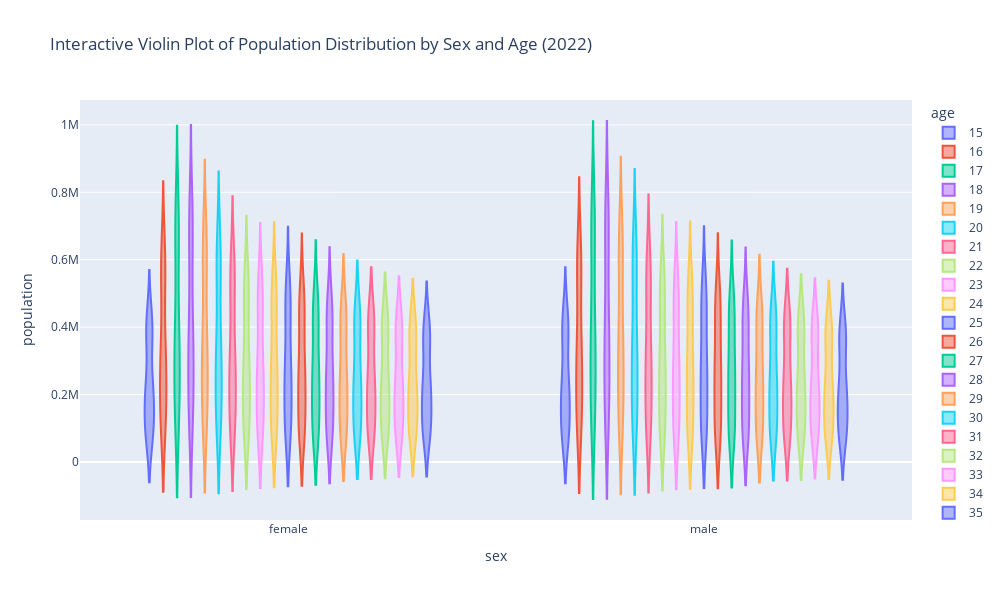

Here is the notebook cell this chart was saved with:
### Code cell
# Create an interactive violin plot using Plotly
fig = px.violin(filtered_datap, x='sex', y='population', color='age',
                title='Interactive Violin Plot of Population Distribution by Sex and Age (2022)')

# Update the layout to adjust the size of the plot
fig.update_layout(width=1000, height=600)

# Show the plot
fig.show()

### Figure 1 — Plotly figure (JSON) as saved in the notebook; plotly's stock layout.template omitted (floating-point values rounded to 4 significant figures)
{"data": [{"alignmentgroup": "True", "box": {"visible": false}, "hovertemplate": "age=15<br>sex=%{x}<br>population=%{y}<extra></extra>", "legendgroup": "15", "marker": {"color": "#636efa"}, "name": "15", "offsetgroup": "15", "orientation": "v", "scalegroup": "True", "showlegend": true, "type": "violin", "x": ["female", "male", "female", "male", "female", "male", "female", "male", "female", "male", "female", "male", "female", "male", "female", "male", "female", "male", "female", "male", "female", "male", "female", "male", "female", "male", "female", "male", "female", "male", "female", "male", "female", "male", "female", "male", "female", "male", "female", "male", "female", "male"], "x0": " ", "xaxis": "x", "y": [192700.0, 201800.0, 195600.0, 204700.0, 198400.0, 207600.0, 203600.0, 213100.0, 208700.0, 218500.0, 213900.0, 223900.0, 219000.0, 229300.0, 367900.0, 371700.0, 376700.0, 380800.0, 385500.0, 389900.0, 394700.0, 399500.0, 404000.0, 409000.0, 413200.0, 418600.0, 422400.0, 428100.0, 87010.0, 86290.0, 89360.0, 88510.0, 91710.0, 90732, 94300.0, 93390.0, 96890.0, 96040.0, 99490.0, 98700.0, 102100.0, 101400.0], "y0": " ", "yaxis": "y"}, {"alignmentgroup": "True", "box": {"visible": false}, "hovertemplate": "age=16<br>sex=%{x}<br>population=%{y}<extra></extra>", "legendgroup": "16", "marker": {"color": "#EF553B"}, "name": "16", "offsetgroup": "16", "orientation": "v", "scalegroup": "True", "showlegend": true, "type": "violin", "x": ["female", "male", "female", "male", "female", "male", "female", "male", "female", "male", "female", "male", "female", "male", "female", "male", "female", "male", "female", "male", "female", "male", "female", "male", "female", "male", "female", "male", "female", "male", "female", "male", "female", "male", "female", "male", "female", "male", "female", "male", "female", "male"], "x0": " ", "xaxis": "x", "y": [281700.0, 294900.0, 285800.0, 299100.0, 290000.0, 303400.0, 297600.0, 311400.0, 305200.0, 319400.0, 312800.0, 327500.0, 320400.0, 335500.0, 538000.0, 543600.0, 550700.0, 556800.0, 563400.0, 569900.0, 577000.0, 584000.0, 590600.0, 598000.0, 604200.0, 612000.0, 617800.0, 626100.0, 127300.0, 126300.0, 130700.0, 129400.0, 134000.0, 132500.0, 137800.0, 136400.0, 141600.0, 140300.0, 145400.0, 144200.0, 149200.0, 148100.0], "y0": " ", "yaxis": "y"}, {"alignmentgroup": "True", "box": {"visible": false}, "hovertemplate": "age=17<br>sex=%{x}<br>population=%{y}<extra></extra>", "legendgroup": "17", "marker": {"color": "#00cc96"}, "name": "17", "offsetgroup": "17", "orientation": "v", "scalegroup": "True", "showlegend": true, "type": "violin", "x": ["female", "male", "female", "male", "female", "male", "female", "male", "female", "male", "female", "male", "female", "male", "female", "male", "female", "male", "female", "male", "female", "male", "female", "male", "female", "male", "female", "male", "female", "male", "female", "male", "female", "male", "female", "male", "female", "male", "female", "male", "female", "male"], "x0": " ", "xaxis": "x", "y": [339100.0, 354500.0, 344100.0, 359700.0, 349200.0, 364852, 358100.0, 374200.0, 367000.0, 383600.0, 375900.0, 393000.0, 384900.0, 402300.0, 644600.0, 651100.0, 659900.0, 666900.0, 675200.0, 682800.0, 691400.0, 699400.0, 707600.0, 716100.0, 723800.0, 732800.0, 739900.0, 749400.0, 152900.0, 151500.0, 156900.0, 155300.0, 161000.0, 159200.0, 165600.0, 163800.0, 170100.0, 168500.0, 174700.0, 173200.0, 179300.0, 177900.0], "y0": " ", "yaxis": "y"}, {"alignmentgroup": "True", "box": {"visible": false}, "hovertemplate": "age=18<br>sex=%{x}<br>population=%{y}<extra></extra>", "legendgroup": "18", "marker": {"color": "#ab63fa"}, "name": "18", "offsetgroup": "18", "orientation": "v", "scalegroup": "True", "showlegend": true, "type": "violin", "x": ["female", "male", "female", "male", "female", "male", "female", "male", "female", "male", "female", "male", "female", "male", "female", "male", "female", "male", "female", "male", "female", "male", "female", "male", "female", "male", "female", "male", "female", "male", "female", "male", "female", "male", "female", "male", "female", "male", "female", "male", "female", "male"], "x0": " ", "xaxis": "x", "y": [344300.0, 359200.0, 349600.0, 364500.0, 354800.0, 369700.0, 363300.0, 378400.0, 371700.0, 387100.0, 380200.0, 395900.0, 388700.0, 404600.0, 646600.0, 652600.0, 662600.0, 669000.0, 678500.0, 685300.0, 694400.0, 701600.0, 710200.0, 717800.0, 726000.0, 734100.0, 741800.0, 750300.0, 154100.0, 152300.0, 158400.0, 156600.0, 162800.0, 160900.0, 167400.0, 165600.0, 172100.0, 170200.0, 176800.0, 174900.0, 181400.0, 179600.0], "y0": " ", "yaxis": "y"}, {"alignmentgroup": "True", "box": {"visible": false}, "hovertemplate": "age=19<br>sex=%{x}<br>population=%{y}<extra></extra>", "legendgroup": "19", "marker": {"color": "#FFA15A"}, "name": "19", "offsetgroup": "19", "orientation": "v", "scalegroup": "True", "showlegend": true, "type": "violin", "x": ["female", "male", "female", "male", "female", "male", "female", "male", "female", "male", "female", "male", "female", "male", "female", "male", "female", "male", "female", "male", "female", "male", "female", "male", "female", "male", "female", "male", "female", "male", "female", "male", "female", "male", "female", "male", "female", "male", "female", "male", "female", "male"], "x0": " ", "xaxis": "x", "y": [315700.0, 328000.0, 320700.0, 332900.0, 325700.0, 337800.0, 332600.0, 344600.0, 339400.0, 351400.0, 346300.0, 358200.0, 353200.0, 365000.0, 581000.0, 585600.0, 596100.0, 601000.0, 611300.0, 616300.0, 624900.0, 630200.0, 638600.0, 644100.0, 652200.0, 658000.0, 665800.0, 671900.0, 139600.0, 137400.0, 143900.0, 141900.0, 148100.0, 146300.0, 152400.0, 150500.0, 156800.0, 154800.0, 161100.0, 159000.0, 165400.0, 163200.0], "y0": " ", "yaxis": "y"}, {"alignmentgroup": "True", "box": {"visible": false}, "hovertemplate": "age=20<br>sex=%{x}<br>population=%{y}<extra></extra>", "legendgroup": "20", "marker": {"color": "#19d3f3"}, "name": "20", "offsetgroup": "20", "orientation": "v", "scalegroup": "True", "showlegend": true, "type": "violin", "x": ["female", "male", "female", "male", "female", "male", "female", "male", "female", "male", "female", "male", "female", "male", "female", "male", "female", "male", "female", "male", "female", "male", "female", "male", "female", "male", "female", "male", "female", "male", "female", "male", "female", "male", "female", "male", "female", "male", "female", "male", "female", "male"], "x0": " ", "xaxis": "x", "y": [298800.0, 312000.0, 304100.0, 317500.0, 309500.0, 322900.0, 315400.0, 328900.0, 321400.0, 335000.0, 327400.0, 341000.0, 333400.0, 347100.0, 549300.0, 552500.0, 566200.0, 569600.0, 583200.0, 586700.0, 597300.0, 601308, 611300.0, 615900.0, 625424, 630500.0, 639500.0, 645000.0, 129500.0, 127000.0, 133800.0, 131800.0, 138000.0, 136600.0, 142100.0, 140400.0, 146100.0, 144300.0, 150100.0, 148100.0, 154100.0, 152000.0], "y0": " ", "yaxis": "y"}, {"alignmentgroup": "True", "box": {"visible": false}, "hovertemplate": "age=21<br>sex=%{x}<br>population=%{y}<extra></extra>", "legendgroup": "21", "marker": {"color": "#FF6692"}, "name": "21", "offsetgroup": "21", "orientation": "v", "scalegroup": "True", "showlegend": true, "type": "violin", "x": ["female", "male", "female", "male", "female", "male", "female", "male", "female", "male", "female", "male", "female", "male", "female", "male", "female", "male", "female", "male", "female", "male", "female", "male", "female", "male", "female", "male", "female", "male", "female", "male", "female", "male", "female", "male", "female", "male", "female", "male", "female", "male"], "x0": " ", "xaxis": "x", "y": [275400.0, 287400.0, 280700.0, 292900.0, 286100.0, 298400.0, 290700.0, 303000.0, 295400.0, 307600.0, 300000.0, 312200.0, 304700.0, 316900.0, 498700.0, 500600.0, 516300.0, 518200.0, 533900.0, 535800.0, 546800.0, 549100.0, 559600.0, 562500.0, 572400.0, 575800.0, 585300.0, 589200.0, 117100.0, 114100.0, 121400.0, 119300.0, 125700.0, 124600.0, 129300.0, 127900.0, 132900.0, 131200.0, 136500.0, 134500.0, 140100.0, 137800.0], "y0": " ", "yaxis": "y"}, {"alignmentgroup": "True", "box": {"visible": false}, "hovertemplate": "age=22<br>sex=%{x}<br>population=%{y}<extra></extra>", "legendgroup": "22", "marker": {"color": "#B6E880"}, "name": "22", "offsetgroup": "22", "orientation": "v", "scalegroup": "True", "showlegend": true, "type": "violin", "x": ["female", "male", "female", "male", "female", "male", "female", "male", "female", "male", "female", "male", "female", "male", "female", "male", "female", "male", "female", "male", "female", "male", "female", "male", "female", "male", "female", "male", "female", "male", "female", "male", "female", "male", "female", "male", "female", "male", "female", "male", "female", "male"], "x0": " ", "xaxis": "x", "y": [257000.0, 267700.0, 262200.0, 273200.0, 267472, 278700.0, 271300.0, 282500.0, 275100.0, 286200.0, 278900.0, 290000.0, 282700.0, 293700.0, 459000.0, 459700.0, 476000.0, 476600.0, 492900.0, 493500.0, 505300.0, 506300.0, 517600.0, 519100.0, 529900.0, 531900.0, 542300.0, 544700.0, 107600.0, 104400.0, 111500.0, 109300.0, 115500.0, 114200.0, 118800.0, 117200.0, 122200.0, 120300.0, 125500.0, 123300.0, 128800.0, 126400.0], "y0": " ", "yaxis": "y"}, {"alignmentgroup": "True", "box": {"visible": false}, "hovertemplate": "age=23<br>sex=%{x}<br>population=%{y}<extra></extra>", "legendgroup": "23", "marker": {"color": "#FF97FF"}, "name": "23", "offsetgroup": "23", "orientation": "v", "scalegroup": "True", "showlegend": true, "type": "violin", "x": ["female", "male", "female", "male", "female", "male", "female", "male", "female", "male", "female", "male", "female", "male", "female", "male", "female", "male", "female", "male", "female", "male", "female", "male", "female", "male", "female", "male", "female", "male", "female", "male", "female", "male", "female", "male", "female", "male", "female", "male", "female", "male"], "x0": " ", "xaxis": "x", "y": [251200.0, 260700.0, 256300.0, 266400.0, 261400.0, 272100.0, 265300.0, 275900.0, 269100.0, 279700.0, 273000.0, 283500.0, 276900.0, 287300.0, 445500.0, 445600.0, 460100.0, 460200.0, 474700.0, 474700.0, 487900.0, 488300.0, 501000.0, 501800.0, 514200.0, 515400.0, 527400.0, 528900.0, 104900.0, 101700.0, 107800.0, 105100.0, 110700.0, 108600.0, 114200.0, 111900.0, 117600.0, 115300.0, 121100.0, 118600.0, 124500.0, 121900.0], "y0": " ", "yaxis": "y"}, {"alignmentgroup": "True", "box": {"visible": false}, "hovertemplate": "age=24<br>sex=%{x}<br>population=%{y}<extra></extra>", "legendgroup": "24", "marker": {"color": "#FECB52"}, "name": "24", "offsetgroup": "24", "orientation": "v", "scalegroup": "True", "showlegend": true, "type": "violin", "x": ["female", "male", "female", "male", "female", "male", "female", "male", "female", "male", "female", "male", "female", "male", "female", "male", "female", "male", "female", "male", "female", "male", "female", "male", "female", "male", "female", "male", "female", "male", "female", "male", "female", "male", "female", "male", "female", "male", "female", "male", "female", "male"], "x0": " ", "xaxis": "x", "y": [253100.0, 261400.0, 258000.0, 267200.0, 262800.0, 273000.0, 267300.0, 277500.0, 271800.0, 282000.0, 276200.0, 286500.0, 280700.0, 291000.0, 448000.0, 447800.0, 459200.0, 459100.0, 470400.0, 470500.0, 485200.0, 485400.0, 499900.0, 500400.0, 514700.0, 515300.0, 529400.0, 530300.0, 106500.0, 103300.0, 108000.0, 104800.0, 109500.0, 106200.0, 113300.0, 110100.0, 117000.0, 113900.0, 120712, 117800.0, 124400.0, 121700.0], "y0": " ", "yaxis": "y"}, {"alignmentgroup": "True", "box": {"visible": false}, "hovertemplate": "age=25<br>sex=%{x}<br>population=%{y}<extra></extra>", "legendgroup": "25", "marker": {"color": "#636efa"}, "name": "25", "offsetgroup": "25", "orientation": "v", "scalegroup": "True", "showlegend": true, "type": "violin", "x": ["female", "male", "female", "male", "female", "male", "female", "male", "female", "male", "female", "male", "female", "male", "female", "male", "female", "male", "female", "male", "female", "male", "female", "male", "female", "male", "female", "male", "female", "male", "female", "male", "female", "male", "female", "male", "female", "male", "female", "male", "female", "male"], "x0": " ", "xaxis": "x", "y": [249900.0, 256600.0, 254500.0, 262600.0, 259100.0, 268500.0, 264000.0, 273500.0, 268900.0, 278500.0, 273800.0, 283500.0, 278600.0, 288500.0, 440500.0, 440000.0, 448400.0, 448100.0, 456300.0, 456200.0, 472300.0, 472300.0, 488400.0, 488300.0, 504400.0, 504400.0, 520400.0, 520500.0, 105700.0, 102600.0, 105900.0, 102000.0, 106000.0, 101400.0, 109900.0, 105800.0, 113900.0, 110200.0, 117800.0, 114600.0, 121700.0, 118900.0], "y0": " ", "yaxis": "y"}, {"alignmentgroup": "True", "box": {"visible": false}, "hovertemplate": "age=26<br>sex=%{x}<br>population=%{y}<extra></extra>", "legendgroup": "26", "marker": {"color": "#EF553B"}, "name": "26", "offsetgroup": "26", "orientation": "v", "scalegroup": "True", "showlegend": true, "type": "violin", "x": ["female", "male", "female", "male", "female", "male", "female", "male", "female", "male", "female", "male", "female", "male", "female", "male", "female", "male", "female", "male", "female", "male", "female", "male", "female", "male", "female", "male", "female", "male", "female", "male", "female", "male", "female", "male", "female", "male", "female", "male", "female", "male"], "x0": " ", "xaxis": "x", "y": [244100.0, 249200.0, 248400.0, 255100.0, 252700.0, 261100.0, 258000.0, 266600.0, 263300.0, 272100.0, 268600.0, 277500.0, 273900.0, 283000.0, 428000.0, 426900.0, 432200.0, 431500.0, 436400.0, 436100.0, 453900.0, 453400.0, 471400.0, 470800.0, 488900.0, 488100.0, 506400.0, 505500.0, 103600.0, 100400.0, 102300.0, 97690.0, 101000.0, 94950.0, 105200.0, 99970.0, 109500.0, 105000.0, 113700.0, 110000.0, 117900.0, 115000.0], "y0": " ", "yaxis": "y"}, {"alignmentgroup": "True", "box": {"visible": false}, "hovertemplate": "age=27<br>sex=%{x}<br>population=%{y}<extra></extra>", "legendgroup": "27", "marker": {"color": "#00cc96"}, "name": "27", "offsetgroup": "27", "orientation": "v", "scalegroup": "True", "showlegend": true, "type": "violin", "x": ["female", "male", "female", "male", "female", "male", "female", "male", "female", "male", "female", "male", "female", "male", "female", "male", "female", "male", "female", "male", "female", "male", "female", "male", "female", "male", "female", "male", "female", "male", "female", "male", "female", "male", "female", "male", "female", "male", "female", "male", "female", "male"], "x0": " ", "xaxis": "x", "y": [238700.0, 241700.0, 242700.0, 247700.0, 246800.0, 253700.0, 252300.0, 259600.0, 257700.0, 265400.0, 263200.0, 271200.0, 268700.0, 277000.0, 417500.0, 416000.0, 419600.0, 418500.0, 421700.0, 421000.0, 439200.0, 438200.0, 456700.0, 455500.0, 474200.0, 472700.0, 491600.0, 490000.0, 102300.0, 99070.0, 100200.0, 95340.0, 98170.0, 91600.0, 102200.0, 96470.0, 106200.0, 101300.0, 110100.0, 106200.0, 114100.0, 111100.0], "y0": " ", "yaxis": "y"}, {"alignmentgroup": "True", "box": {"visible": false}, "hovertemplate": "age=28<br>sex=%{x}<br>population=%{y}<extra></extra>", "legendgroup": "28", "marker": {"color": "#ab63fa"}, "name": "28", "offsetgroup": "28", "orientation": "v", "scalegroup": "True", "showlegend": true, "type": "violin", "x": ["female", "male", "female", "male", "female", "male", "female", "male", "female", "male", "female", "male", "female", "male", "female", "male", "female", "male", "female", "male", "female", "male", "female", "male", "female", "male", "female", "male", "female", "male", "female", "male", "female", "male", "female", "male", "female", "male", "female", "male", "female", "male"], "x0": " ", "xaxis": "x", "y": [234000.0, 234400.0, 237800.0, 240400.0, 241600.0, 246400.0, 246900.0, 252300.0, 252200.0, 258300.0, 257500.0, 264200.0, 262800.0, 270100.0, 410000.0, 407900.0, 412600.0, 410900.0, 415200.0, 413800.0, 430400.0, 428700.0, 445500.0, 443600.0, 460600.0, 458500.0, 475800.0, 473500.0, 102300.0, 98760.0, 100400.0, 95930.0, 98610.0, 93100.0, 101600.0, 96570.0, 104500.0, 100000.0, 107500.0, 103500.0, 110400.0, 107000.0], "y0": " ", "yaxis": "y"}, {"alignmentgroup": "True", "box": {"visible": false}, "hovertemplate": "age=29<br>sex=%{x}<br>population=%{y}<extra></extra>", "legendgroup": "29", "marker": {"color": "#FFA15A"}, "name": "29", "offsetgroup": "29", "orientation": "v", "scalegroup": "True", "showlegend": true, "type": "violin", "x": ["female", "male", "female", "male", "female", "male", "female", "male", "female", "male", "female", "male", "female", "male", "female", "male", "female", "male", "female", "male", "female", "male", "female", "male", "female", "male", "female", "male", "female", "male", "female", "male", "female", "male", "female", "male", "female", "male", "female", "male", "female", "male"], "x0": " ", "xaxis": "x", "y": [229700.0, 227200.0, 233300.0, 233200.0, 236900.0, 239200.0, 241800.0, 245000.0, 246700.0, 250900.0, 251600.0, 256700.0, 256500.0, 262600.0, 404400.0, 401700.0, 409100.0, 406600.0, 413800.0, 411500.0, 425300.0, 422800.0, 436700.0, 434100.0, 448200.0, 445400.0, 459600.0, 456800.0, 102900.0, 98980.0, 102000.0, 98250.0, 101100.0, 97520, 102600.0, 98880.0, 104000.0, 100200.0, 105500.0, 101600.0, 106900.0, 103000.0], "y0": " ", "yaxis": "y"}, {"alignmentgroup": "True", "box": {"visible": false}, "hovertemplate": "age=30<br>sex=%{x}<br>population=%{y}<extra></extra>", "legendgroup": "30", "marker": {"color": "#19d3f3"}, "name": "30", "offsetgroup": "30", "orientation": "v", "scalegroup": "True", "showlegend": true, "type": "violin", "x": ["female", "male", "female", "male", "female", "male", "female", "male", "female", "male", "female", "male", "female", "male", "female", "male", "female", "male", "female", "male", "female", "male", "female", "male", "female", "male", "female", "male", "female", "male", "female", "male", "female", "male", "female", "male", "female", "male", "female", "male", "female", "male"], "x0": " ", "xaxis": "x", "y": [225300.0, 220000.0, 228800.0, 225900.0, 232200.0, 231900.0, 236700.0, 237700.0, 241300.0, 243500.0, 245800.0, 249400.0, 250400.0, 255200.0, 398600.0, 395200.0, 405100.0, 401900.0, 411700.0, 408500.0, 419700.0, 416500.0, 427800.0, 424500.0, 435800.0, 432500.0, 443800.0, 440400.0, 103400.0, 99090.0, 103300.0, 100300.0, 103200.0, 101400.0, 103300.0, 100800.0, 103400.0, 100300.0, 103500.0, 99670.0, 103600.0, 99080.0], "y0": " ", "yaxis": "y"}, {"alignmentgroup": "True", "box": {"visible": false}, "hovertemplate": "age=31<br>sex=%{x}<br>population=%{y}<extra></extra>", "legendgroup": "31", "marker": {"color": "#FF6692"}, "name": "31", "offsetgroup": "31", "orientation": "v", "scalegroup": "True", "showlegend": true, "type": "violin", "x": ["female", "male", "female", "male", "female", "male", "female", "male", "female", "male", "female", "male", "female", "male", "female", "male", "female", "male", "female", "male", "female", "male", "female", "male", "female", "male", "female", "male", "female", "male", "female", "male", "female", "male", "female", "male", "female", "male", "female", "male", "female", "male"], "x0": " ", "xaxis": "x", "y": [220900.0, 212800.0, 224100.0, 218600.0, 227300.0, 224500.0, 231600.0, 230400.0, 235900.0, 236200.0, 240100.0, 242100.0, 244400.0, 247900.0, 393100.0, 389200.0, 401600.0, 397600.0, 410100.0, 406100.0, 414500.0, 410600.0, 418900.0, 415000.0, 423300.0, 419400.0, 427700.0, 423800.0, 104000.0, 99400.0, 104700.0, 102600.0, 105400.0, 105800.0, 104100.0, 103000.0, 102700.0, 100300.0, 101400.0, 97620.0, 100100.0, 94910.0], "y0": " ", "yaxis": "y"}, {"alignmentgroup": "True", "box": {"visible": false}, "hovertemplate": "age=32<br>sex=%{x}<br>population=%{y}<extra></extra>", "legendgroup": "32", "marker": {"color": "#B6E880"}, "name": "32", "offsetgroup": "32", "orientation": "v", "scalegroup": "True", "showlegend": true, "type": "violin", "x": ["female", "male", "female", "male", "female", "male", "female", "male", "female", "male", "female", "male", "female", "male", "female", "male", "female", "male", "female", "male", "female", "male", "female", "male", "female", "male", "female", "male", "female", "male", "female", "male", "female", "male", "female", "male", "female", "male", "female", "male", "female", "male"], "x0": " ", "xaxis": "x", "y": [216400.0, 205700.0, 219600.0, 211500.0, 222800.0, 217300.0, 226800.0, 223100.0, 230800.0, 229000.0, 234800.0, 234800.0, 238800.0, 240700.0, 385700.0, 381300.0, 395800.0, 391300.0, 405900.0, 401300.0, 408200.0, 403600.0, 410500.0, 406000.0, 412800.0, 408400.0, 415100.0, 410700.0, 103300.0, 98140.0, 104900.0, 102800.0, 106500.0, 107400.0, 104400.0, 103700.0, 102300.0, 100000.0, 100200.0, 96330.0, 98080.0, 92650.0], "y0": " ", "yaxis": "y"}, {"alignmentgroup": "True", "box": {"visible": false}, "hovertemplate": "age=33<br>sex=%{x}<br>population=%{y}<extra></extra>", "legendgroup": "33", "marker": {"color": "#FF97FF"}, "name": "33", "offsetgroup": "33", "orientation": "v", "scalegroup": "True", "showlegend": true, "type": "violin", "x": ["female", "male", "female", "male", "female", "male", "female", "male", "female", "male", "female", "male", "female", "male", "female", "male", "female", "male", "female", "male", "female", "male", "female", "male", "female", "male", "female", "male", "female", "male", "female", "male", "female", "male", "female", "male", "female", "male", "female", "male", "female", "male"], "x0": " ", "xaxis": "x", "y": [211700.0, 198800.0, 215200.0, 204500.0, 218800.0, 210200.0, 222600.0, 216000.0, 226300.0, 221900.0, 230100.0, 227700.0, 233800.0, 233600.0, 375100.0, 370300.0, 386100.0, 381000.0, 397100.0, 391800.0, 399800.0, 394600.0, 402600.0, 397400.0, 405300.0, 400100.0, 408000.0, 402900.0, 100700.0, 94410.0, 103200.0, 99420.0, 105800.0, 104400.0, 104000.0, 101600.0, 102100.0, 98850.0, 100200.0, 96060.0, 98330.0, 93280.0], "y0": " ", "yaxis": "y"}, {"alignmentgroup": "True", "box": {"visible": false}, "hovertemplate": "age=34<br>sex=%{x}<br>population=%{y}<extra></extra>", "legendgroup": "34", "marker": {"color": "#FECB52"}, "name": "34", "offsetgroup": "34", "orientation": "v", "scalegroup": "True", "showlegend": true, "type": "violin", "x": ["female", "male", "female", "male", "female", "male", "female", "male", "female", "male", "female", "male", "female", "male", "female", "male", "female", "male", "female", "male", "female", "male", "female", "male", "female", "male", "female", "male", "female", "male", "female", "male", "female", "male", "female", "male", "female", "male", "female", "male", "female", "male"], "x0": " ", "xaxis": "x", "y": [206700.0, 192200.0, 210800.0, 197700.0, 215000.0, 203200.0, 218600.0, 209000.0, 222200.0, 214900.0, 225700.0, 220700.0, 229300.0, 226600.0, 362400.0, 357200.0, 373800.0, 368300.0, 385100.0, 379360, 389900.0, 384100.0, 394700.0, 388900.0, 399400.0, 393600.0, 404200.0, 398400.0, 96630.0, 89060.0, 100200.0, 93780.0, 103700.0, 98510.0, 102800.0, 97780.0, 101800.0, 97050.0, 100900.0, 96320.0, 99930.0, 95590.0], "y0": " ", "yaxis": "y"}, {"alignmentgroup": "True", "box": {"visible": false}, "hovertemplate": "age=35<br>sex=%{x}<br>population=%{y}<extra></extra>", "legendgroup": "35", "marker": {"color": "#636efa"}, "name": "35", "offsetgroup": "35", "orientation": "v", "scalegroup": "True", "showlegend": true, "type": "violin", "x": ["female", "male", "female", "male", "female", "male", "female", "male", "female", "male", "female", "male", "female", "male", "female", "male", "female", "male", "female", "male", "female", "male", "female", "male", "female", "male", "female", "male", "female", "male", "female", "male", "female", "male", "female", "male", "female", "male", "female", "male", "female", "male"], "x0": " ", "xaxis": "x", "y": [201800.0, 185600.0, 206400.0, 190900.0, 211100.0, 196300.0, 214500.0, 202100.0, 217900.0, 207900.0, 221300.0, 213800.0, 224700.0, 219600.0, 349900.0, 344300.0, 361900.0, 355900.0, 373812, 367500.0, 380400.0, 374000.0, 386900.0, 380500.0, 393400.0, 387000.0, 400000.0, 393500.0, 92690.0, 83890.0, 97260.0, 88490.0, 101800.0, 93090.0, 101700.0, 94220.0, 101600.0, 95350.0, 101400.0, 96480.0, 101300.0, 97610.0], "y0": " ", "yaxis": "y"}], "layout": {"height": 600, "legend": {"title": {"text": "age"}, "tracegroupgap": 0}, "title": {"text": "Interactive Violin Plot of Population Distribution by Sex and Age (2022)"}, "violinmode": "group", "width": 1000, "xaxis": {"anchor": "y", "autorange": true, "domain": [0, 1], "range": [-0.5, 1.5], "title": {"text": "sex"}, "type": "category"}, "yaxis": {"anchor": "x", "autorange": true, "domain": [0, 1], "range": [-172100.0, 1074000.0], "title": {"text": "population"}, "type": "linear"}}}
